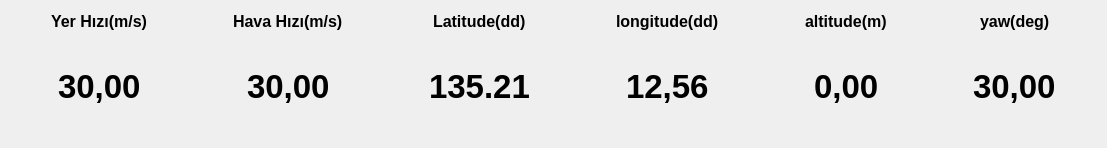
          <widget class="QWidget" name="tab">
           <attribute name="title">
            <string>Bilgi Paneli</string>
           </attribute>
           <layout class="QHBoxLayout" name="horizontalLayout_19">
            <item>
             <layout class="QVBoxLayout" name="verticalLayout_9">
              <item>
               <layout class="QHBoxLayout" name="horizontalLayout_22">
                <item>
                 <spacer name="horizontalSpacer_9">
                  <property name="orientation">
                   <enum>Qt::Horizontal</enum>
                  </property>
                  <property name="sizeHint" stdset="0">
                   <size>
                    <width>40</width>
                    <height>20</height>
                   </size>
                  </property>
                 </spacer>
                </item>
                <item>
                 <widget class="QLabel" name="yer_hizi_text_label">
                  <property name="maximumSize">
                   <size>
                    <width>16777215</width>
                    <height>22</height>
                   </size>
                  </property>
                  <property name="font">
                   <font>
                    <pointsize>12</pointsize>
                    <weight>75</weight>
                    <bold>true</bold>
                   </font>
                  </property>
                  <property name="text">
                   <string>Yer Hızı(m/s)</string>
                  </property>
                 </widget>
                </item>
                <item>
                 <spacer name="horizontalSpacer_10">
                  <property name="orientation">
                   <enum>Qt::Horizontal</enum>
                  </property>
                  <property name="sizeHint" stdset="0">
                   <size>
                    <width>40</width>
                    <height>20</height>
                   </size>
                  </property>
                 </spacer>
                </item>
               </layout>
              </item>
              <item>
               <layout class="QHBoxLayout" name="horizontalLayout_20">
                <item>
                 <spacer name="horizontalSpacer_7">
                  <property name="orientation">
                   <enum>Qt::Horizontal</enum>
                  </property>
                  <property name="sizeHint" stdset="0">
                   <size>
                    <width>40</width>
                    <height>20</height>
                   </size>
                  </property>
                 </spacer>
                </item>
                <item>
                 <widget class="QLabel" name="yer_hizi_value_label">
                  <property name="minimumSize">
                   <size>
                    <width>0</width>
                    <height>100</height>
                   </size>
                  </property>
                  <property name="font">
                   <font>
                    <pointsize>25</pointsize>
                    <weight>75</weight>
                    <bold>true</bold>
                   </font>
                  </property>
                  <property name="text">
                   <string>30,00</string>
                  </property>
                  <property name="textFormat">
                   <enum>Qt::RichText</enum>
                  </property>
                 </widget>
                </item>
                <item>
                 <spacer name="horizontalSpacer_8">
                  <property name="orientation">
                   <enum>Qt::Horizontal</enum>
                  </property>
                  <property name="sizeHint" stdset="0">
                   <size>
                    <width>40</width>
                    <height>20</height>
                   </size>
                  </property>
                 </spacer>
                </item>
               </layout>
              </item>
             </layout>
            </item>
            <item>
             <layout class="QVBoxLayout" name="verticalLayout_10">
              <item>
               <layout class="QHBoxLayout" name="horizontalLayout_24">
                <item>
                 <spacer name="horizontalSpacer_13">
                  <property name="orientation">
                   <enum>Qt::Horizontal</enum>
                  </property>
                  <property name="sizeHint" stdset="0">
                   <size>
                    <width>40</width>
                    <height>20</height>
                   </size>
                  </property>
                 </spacer>
                </item>
                <item>
                 <widget class="QLabel" name="hava_hizi_text_label">
                  <property name="maximumSize">
                   <size>
                    <width>16777215</width>
                    <height>22</height>
                   </size>
                  </property>
                  <property name="font">
                   <font>
                    <pointsize>12</pointsize>
                    <weight>75</weight>
                    <bold>true</bold>
                   </font>
                  </property>
                  <property name="text">
                   <string>Hava Hızı(m/s)</string>
                  </property>
                 </widget>
                </item>
                <item>
                 <spacer name="horizontalSpacer_14">
                  <property name="orientation">
                   <enum>Qt::Horizontal</enum>
                  </property>
                  <property name="sizeHint" stdset="0">
                   <size>
                    <width>40</width>
                    <height>20</height>
                   </size>
                  </property>
                 </spacer>
                </item>
               </layout>
              </item>
              <item>
               <layout class="QHBoxLayout" name="horizontalLayout_23">
                <item>
                 <spacer name="horizontalSpacer_11">
                  <property name="orientation">
                   <enum>Qt::Horizontal</enum>
                  </property>
                  <property name="sizeHint" stdset="0">
                   <size>
                    <width>40</width>
                    <height>20</height>
                   </size>
                  </property>
                 </spacer>
                </item>
                <item>
                 <widget class="QLabel" name="hava_hizi_value_label">
                  <property name="minimumSize">
                   <size>
                    <width>0</width>
                    <height>100</height>
                   </size>
                  </property>
                  <property name="font">
                   <font>
                    <pointsize>25</pointsize>
                    <weight>75</weight>
                    <bold>true</bold>
                   </font>
                  </property>
                  <property name="text">
                   <string>30,00</string>
                  </property>
                  <property name="textFormat">
                   <enum>Qt::RichText</enum>
                  </property>
                 </widget>
                </item>
                <item>
                 <spacer name="horizontalSpacer_12">
                  <property name="orientation">
                   <enum>Qt::Horizontal</enum>
                  </property>
                  <property name="sizeHint" stdset="0">
                   <size>
                    <width>40</width>
                    <height>20</height>
                   </size>
                  </property>
                 </spacer>
                </item>
               </layout>
              </item>
             </layout>
            </item>
            <item>
             <layout class="QVBoxLayout" name="verticalLayout_11">
              <item>
               <layout class="QHBoxLayout" name="horizontalLayout_26">
                <item>
                 <spacer name="horizontalSpacer_17">
                  <property name="orientation">
                   <enum>Qt::Horizontal</enum>
                  </property>
                  <property name="sizeHint" stdset="0">
                   <size>
                    <width>40</width>
                    <height>20</height>
                   </size>
                  </property>
                 </spacer>
                </item>
                <item>
                 <widget class="QLabel" name="latitude_text_label">
                  <property name="maximumSize">
                   <size>
                    <width>16777215</width>
                    <height>22</height>
                   </size>
                  </property>
                  <property name="font">
                   <font>
                    <pointsize>12</pointsize>
                    <weight>75</weight>
                    <bold>true</bold>
                   </font>
                  </property>
                  <property name="text">
                   <string>Latitude(dd)</string>
                  </property>
                 </widget>
                </item>
                <item>
                 <spacer name="horizontalSpacer_18">
                  <property name="orientation">
                   <enum>Qt::Horizontal</enum>
                  </property>
                  <property name="sizeHint" stdset="0">
                   <size>
                    <width>40</width>
                    <height>20</height>
                   </size>
                  </property>
                 </spacer>
                </item>
               </layout>
              </item>
              <item>
               <layout class="QHBoxLayout" name="horizontalLayout_25">
                <item>
                 <spacer name="horizontalSpacer_15">
                  <property name="orientation">
                   <enum>Qt::Horizontal</enum>
                  </property>
                  <property name="sizeHint" stdset="0">
                   <size>
                    <width>40</width>
                    <height>20</height>
                   </size>
                  </property>
                 </spacer>
                </item>
                <item>
                 <widget class="QLabel" name="latitude_value_label">
                  <property name="minimumSize">
                   <size>
                    <width>0</width>
                    <height>100</height>
                   </size>
                  </property>
                  <property name="font">
                   <font>
                    <pointsize>25</pointsize>
                    <weight>75</weight>
                    <bold>true</bold>
                   </font>
                  </property>
                  <property name="text">
                   <string>135.21</string>
                  </property>
                  <property name="textFormat">
                   <enum>Qt::RichText</enum>
                  </property>
                 </widget>
                </item>
                <item>
                 <spacer name="horizontalSpacer_16">
                  <property name="orientation">
                   <enum>Qt::Horizontal</enum>
                  </property>
                  <property name="sizeHint" stdset="0">
                   <size>
                    <width>40</width>
                    <height>20</height>
                   </size>
                  </property>
                 </spacer>
                </item>
               </layout>
              </item>
             </layout>
            </item>
            <item>
             <layout class="QVBoxLayout" name="verticalLayout_12">
              <item>
               <layout class="QHBoxLayout" name="horizontalLayout_28">
                <item>
                 <spacer name="horizontalSpacer_21">
                  <property name="orientation">
                   <enum>Qt::Horizontal</enum>
                  </property>
                  <property name="sizeHint" stdset="0">
                   <size>
                    <width>40</width>
                    <height>20</height>
                   </size>
                  </property>
                 </spacer>
                </item>
                <item>
                 <widget class="QLabel" name="longitude_text_label">
                  <property name="maximumSize">
                   <size>
                    <width>16777215</width>
                    <height>22</height>
                   </size>
                  </property>
                  <property name="font">
                   <font>
                    <pointsize>12</pointsize>
                    <weight>75</weight>
                    <bold>true</bold>
                   </font>
                  </property>
                  <property name="text">
                   <string>longitude(dd)</string>
                  </property>
                 </widget>
                </item>
                <item>
                 <spacer name="horizontalSpacer_22">
                  <property name="orientation">
                   <enum>Qt::Horizontal</enum>
                  </property>
                  <property name="sizeHint" stdset="0">
                   <size>
                    <width>40</width>
                    <height>20</height>
                   </size>
                  </property>
                 </spacer>
                </item>
               </layout>
              </item>
              <item>
               <layout class="QHBoxLayout" name="horizontalLayout_27">
                <item>
                 <spacer name="horizontalSpacer_19">
                  <property name="orientation">
                   <enum>Qt::Horizontal</enum>
                  </property>
                  <property name="sizeHint" stdset="0">
                   <size>
                    <width>40</width>
                    <height>20</height>
                   </size>
                  </property>
                 </spacer>
                </item>
                <item>
                 <widget class="QLabel" name="longitude_value_label">
                  <property name="minimumSize">
                   <size>
                    <width>0</width>
                    <height>100</height>
                   </size>
                  </property>
                  <property name="font">
                   <font>
                    <pointsize>25</pointsize>
                    <weight>75</weight>
                    <bold>true</bold>
                   </font>
                  </property>
                  <property name="text">
                   <string>12,56</string>
                  </property>
                  <property name="textFormat">
                   <enum>Qt::RichText</enum>
                  </property>
                 </widget>
                </item>
                <item>
                 <spacer name="horizontalSpacer_20">
                  <property name="orientation">
                   <enum>Qt::Horizontal</enum>
                  </property>
                  <property name="sizeHint" stdset="0">
                   <size>
                    <width>40</width>
                    <height>20</height>
                   </size>
                  </property>
                 </spacer>
                </item>
               </layout>
              </item>
             </layout>
            </item>
            <item>
             <layout class="QVBoxLayout" name="verticalLayout_13">
              <item>
               <layout class="QHBoxLayout" name="horizontalLayout_30">
                <item>
                 <spacer name="horizontalSpacer_25">
                  <property name="orientation">
                   <enum>Qt::Horizontal</enum>
                  </property>
                  <property name="sizeHint" stdset="0">
                   <size>
                    <width>40</width>
                    <height>20</height>
                   </size>
                  </property>
                 </spacer>
                </item>
                <item>
                 <widget class="QLabel" name="altitude_text_label">
                  <property name="maximumSize">
                   <size>
                    <width>16777215</width>
                    <height>22</height>
                   </size>
                  </property>
                  <property name="font">
                   <font>
                    <pointsize>12</pointsize>
                    <weight>75</weight>
                    <bold>true</bold>
                   </font>
                  </property>
                  <property name="text">
                   <string>altitude(m)</string>
                  </property>
                 </widget>
                </item>
                <item>
                 <spacer name="horizontalSpacer_26">
                  <property name="orientation">
                   <enum>Qt::Horizontal</enum>
                  </property>
                  <property name="sizeHint" stdset="0">
                   <size>
                    <width>40</width>
                    <height>20</height>
                   </size>
                  </property>
                 </spacer>
                </item>
               </layout>
              </item>
              <item>
               <layout class="QHBoxLayout" name="horizontalLayout_29">
                <item>
                 <spacer name="horizontalSpacer_23">
                  <property name="orientation">
                   <enum>Qt::Horizontal</enum>
                  </property>
                  <property name="sizeHint" stdset="0">
                   <size>
                    <width>40</width>
                    <height>20</height>
                   </size>
                  </property>
                 </spacer>
                </item>
                <item>
                 <widget class="QLabel" name="altitude_value_label">
                  <property name="minimumSize">
                   <size>
                    <width>0</width>
                    <height>100</height>
                   </size>
                  </property>
                  <property name="font">
                   <font>
                    <family>MS Shell Dlg 2</family>
                    <pointsize>25</pointsize>
                    <weight>75</weight>
                    <italic>false</italic>
                    <bold>true</bold>
                   </font>
                  </property>
                  <property name="styleSheet">
                   <string notr="true"/>
                  </property>
                  <property name="text">
                   <string>0,00</string>
                  </property>
                  <property name="textFormat">
                   <enum>Qt::RichText</enum>
                  </property>
                 </widget>
                </item>
                <item>
                 <spacer name="horizontalSpacer_24">
                  <property name="orientation">
                   <enum>Qt::Horizontal</enum>
                  </property>
                  <property name="sizeHint" stdset="0">
                   <size>
                    <width>40</width>
                    <height>20</height>
                   </size>
                  </property>
                 </spacer>
                </item>
               </layout>
              </item>
             </layout>
            </item>
            <item>
             <layout class="QVBoxLayout" name="verticalLayout_14">
              <item>
               <layout class="QHBoxLayout" name="horizontalLayout_32">
                <item>
                 <spacer name="horizontalSpacer_29">
                  <property name="orientation">
                   <enum>Qt::Horizontal</enum>
                  </property>
                  <property name="sizeHint" stdset="0">
                   <size>
                    <width>40</width>
                    <height>20</height>
                   </size>
                  </property>
                 </spacer>
                </item>
                <item>
                 <widget class="QLabel" name="yaw_text_label">
                  <property name="maximumSize">
                   <size>
                    <width>16777215</width>
                    <height>22</height>
                   </size>
                  </property>
                  <property name="font">
                   <font>
                    <pointsize>12</pointsize>
                    <weight>75</weight>
                    <bold>true</bold>
                   </font>
                  </property>
                  <property name="text">
                   <string>yaw(deg)</string>
                  </property>
                 </widget>
                </item>
                <item>
                 <spacer name="horizontalSpacer_30">
                  <property name="orientation">
                   <enum>Qt::Horizontal</enum>
                  </property>
                  <property name="sizeHint" stdset="0">
                   <size>
                    <width>40</width>
                    <height>20</height>
                   </size>
                  </property>
                 </spacer>
                </item>
               </layout>
              </item>
              <item>
               <layout class="QHBoxLayout" name="horizontalLayout_31">
                <item>
                 <spacer name="horizontalSpacer_27">
                  <property name="orientation">
                   <enum>Qt::Horizontal</enum>
                  </property>
                  <property name="sizeHint" stdset="0">
                   <size>
                    <width>40</width>
                    <height>20</height>
                   </size>
                  </property>
                 </spacer>
                </item>
                <item>
                 <widget class="QLabel" name="yaw_value_label">
                  <property name="minimumSize">
                   <size>
                    <width>0</width>
                    <height>100</height>
                   </size>
                  </property>
                  <property name="font">
                   <font>
                    <pointsize>25</pointsize>
                    <weight>75</weight>
                    <bold>true</bold>
                   </font>
                  </property>
                  <property name="text">
                   <string>30,00</string>
                  </property>
                  <property name="textFormat">
                   <enum>Qt::RichText</enum>
                  </property>
                 </widget>
                </item>
                <item>
                 <spacer name="horizontalSpacer_28">
                  <property name="orientation">
                   <enum>Qt::Horizontal</enum>
                  </property>
                  <property name="sizeHint" stdset="0">
                   <size>
                    <width>40</width>
                    <height>20</height>
                   </size>
                  </property>
                 </spacer>
                </item>
               </layout>
              </item>
             </layout>
            </item>
           </layout>
          </widget>
